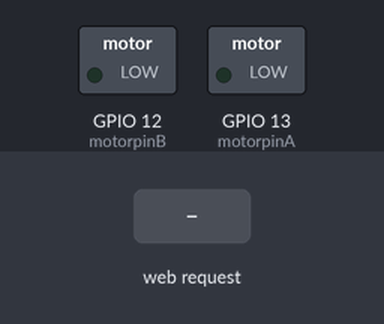
A sketch run on a simulated ESP32. Parts: switched loads named in the sketch (green lamp = pin HIGH). The test bench sets the inputs (shaded band). WiFi joins after 1.5 s; servers stay silent unless stated; what the sketch prints to the serial monitor is not drawn.

Above: at 2.7 s.
2.8 s: HTTP request GET /H received
At 3.5 s:
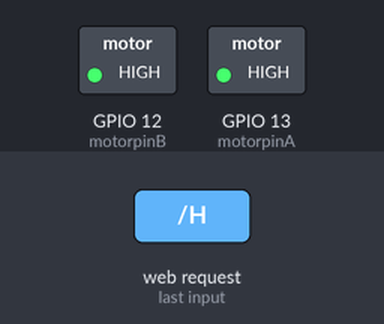
4.3 s: HTTP request GET /M received
At 4.7 s:
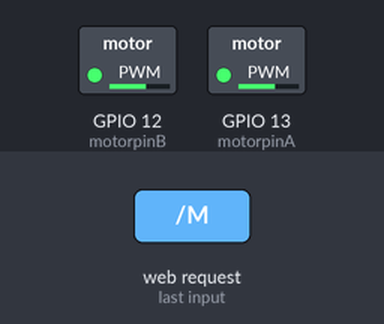
5.8 s: HTTP request GET /L received
At 7.0 s:
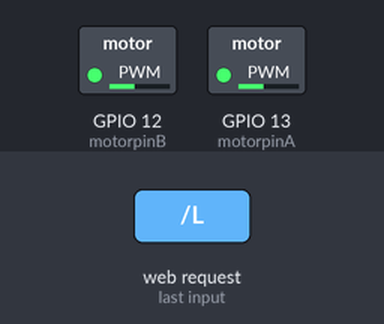
7.3 s: HTTP request GET /H received
At 8.1 s:
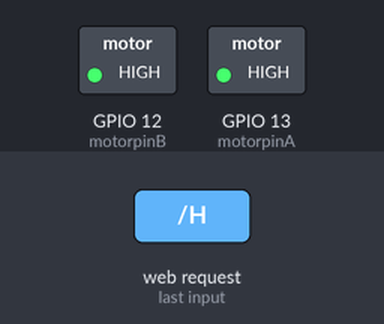
Timing chart, 0 to 9.8 s (numbered marks = the images above; inputs shaded):
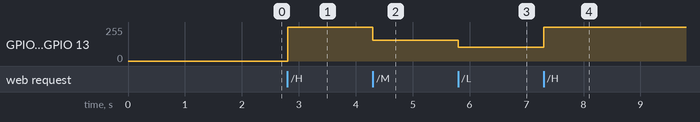

Measured:
- after the input at 2.8 s, GPIO 12 (motorpinB), GPIO 13 (motorpinA): 0/255 → 255/255 at once
- after the input at 4.3 s, GPIO 12 (motorpinB), GPIO 13 (motorpinA): 255/255 → 155/255 at once
- after the input at 5.8 s, GPIO 12 (motorpinB), GPIO 13 (motorpinA): 155/255 → 105/255 at once
- after the input at 7.3 s, GPIO 12 (motorpinB), GPIO 13 (motorpinA): 105/255 → 255/255 at once

The sketch:

Train.ino
```cpp
/*
Train
*/

#include <WiFi.h>

const char *ssid = "TheLantern";
const char *password = "whynotdoom";
const int motorpinA = 13;
const int motorpinB = 12;
const int forwardpinA = 33;
const int backwardpinA = 15;
const int forwardpinB = 32;
const int backwardpinB = 14;

NetworkServer server(80);

void setup() {
  Serial.begin(9600);
  pinMode(motorpinA, OUTPUT);  // set the LED pin mode
  pinMode(motorpinB, OUTPUT);
  digitalWrite(forwardpinA, 0);
  digitalWrite(backwardpinA,0);
  digitalWrite(forwardpinB, 0);
  digitalWrite(backwardpinB, 0);
  delay(10);

  // We start by connecting to a WiFi network

  Serial.println();
  Serial.println();
  Serial.print("Connecting to ");
  Serial.println(ssid);

  WiFi.begin(ssid, password);

  while (WiFi.status() != WL_CONNECTED) {
    delay(500);
    Serial.print(".");
  }

  Serial.println("");
  Serial.println("WiFi connected.");
  Serial.println("IP address: ");
  Serial.println(WiFi.localIP());

  server.begin();
}

void loop() {
  NetworkClient client = server.accept();  // listen for incoming clients

  if (client) {                     // if you get a client,
    Serial.println("New Client.");  // print a message out the serial port
    String currentLine = "";        // make a String to hold incoming data from the client
    while (client.connected()) {    // loop while the client's connected
      if (client.available()) {     // if there's bytes to read from the client,
        char c = client.read();     // read a byte, then
        Serial.write(c);            // print it out the serial monitor
        if (c == '\n') {            // if the byte is a newline character

          // if the current line is blank, you got two newline characters in a row.
          // that's the end of the client HTTP request, so send a response:
          if (currentLine.length() == 0) {
            // HTTP headers always start with a response code (e.g. HTTP/1.1 200 OK)
            // and a content-type so the client knows what's coming, then a blank line:
            client.println("HTTP/1.1 200 OK");
            client.println("Content-type:text/html");
            client.println();

            // the content of the HTTP response follows the header:
client.print("<style> body {background-color: BLACK;}</style>");
client.print("<center><div id=\"gifOverlay\" style=\"position: fixed; top: 0; left: 0; width: 100vw; height: 100vh; background-color: BLACK; display: flex; align-items: center; justify-content: center; z-index: 9999;\">");
client.print("<img src=\"http://k33p.zapto.org:85/meme-reactions/comunion.gif\" style=\"width: 100%; max-width: 600px;\"></div>");

client.print("<div id=\"mainContent\" style=\"display: none;\">");
client.print("<h1 style=\"margin-bottom: 20px; color: #2d3436;\">BLESSED IS THE MACHINE</h1>");

client.print("<a href=\"/H\" style=\"display: inline-block; margin: 10px; padding: 20px 40px; font-size: 1.5em; background-color: #00cec9; color: #ffffff; text-decoration: none; border-radius: 12px; font-weight: bold;\">FAST</a><br>");
client.print("<a href=\"/M\" style=\"display: inline-block; margin: 10px; padding: 20px 40px; font-size: 1.5em; background-color: #0984e3; color: #ffffff; text-decoration: none; border-radius: 12px; font-weight: bold;\">MEDIUM</a><br>");
client.print("<a href=\"/L\" style=\"display: inline-block; margin: 10px; padding: 20px 40px; font-size: 1.5em; background-color: #fdcb6e; color: #ffffff; text-decoration: none; border-radius: 12px; font-weight: bold;\">SLOW</a><br>");
client.print("<a href=\"/O\" style=\"display: inline-block; margin: 10px; padding: 20px 40px; font-size: 1.5em; background-color: #d63031; color: #ffffff; text-decoration: none; border-radius: 12px; font-weight: bold;\">OFF</a><br>");

client.print("<div style=\"margin-top: 20px;\">");
client.print("<a href=\"/F\" style=\"display: inline-block; margin: 10px; padding: 20px 40px; font-size: 1.5em; background-color: #6c5ce7; color: #ffffff; text-decoration: none; border-radius: 12px; font-weight: bold;\">FORWARD</a><br>");
client.print("<a href=\"/B\" style=\"display: inline-block; margin: 10px; padding: 20px 40px; font-size: 1.5em; background-color: #b2bec3; color: #ffffff; text-decoration: none; border-radius: 12px; font-weight: bold;\">BACKWARD</a><br>");
client.print("</div></div>");

client.print("<script>");
client.print("window.onload = function() {");
client.print("setTimeout(function() {");
client.print("document.getElementById('gifOverlay').style.display = 'none';");
client.print("document.getElementById('mainContent').style.display = 'block';");
client.print("}, 3000);");
client.print("};");
client.print("</script></center>");
            // The HTTP response ends with another blank line:
            client.println();
            // break out of the while loop:
            break;
          } else {  // if you got a newline, then clear currentLine:
            currentLine = "";
          }
        } else if (c != '\r') {  // if you got anything else but a carriage return character,
          currentLine += c;      // add it to the end of the currentLine
        }

        // Check to see if the client request was "GET /H" or "GET /L":
        if (currentLine.endsWith("GET /H")) {
          analogWrite(motorpinA, 255);
          analogWrite(motorpinB, 255);
        }
        if (currentLine.endsWith("GET /M")) {
          analogWrite(motorpinA, 155);
          analogWrite(motorpinB, 155);
        }
        if (currentLine.endsWith("GET /L")) {
          analogWrite(motorpinA, 105);
          analogWrite(motorpinB, 105);
        }
        if (currentLine.endsWith("GET /O")) {
          analogWrite(motorpinA, 0);
          analogWrite(motorpinB, 0);
        }
        if (currentLine.endsWith("GET /F")) {
          digitalWrite(forwardpinA, 1);
          digitalWrite(backwardpinA, 0);
          digitalWrite(forwardpinB, 1);
          digitalWrite(backwardpinB, 0);
        }
        if (currentLine.endsWith("GET /B")) {
          digitalWrite(forwardpinA, 0);
          digitalWrite(backwardpinA, 1);
          digitalWrite(forwardpinB, 0);
          digitalWrite(backwardpinB, 1);
        }
      }
    }
    // close the connection:
    client.stop();
    Serial.println("Client Disconnected.");
  }
}
```
